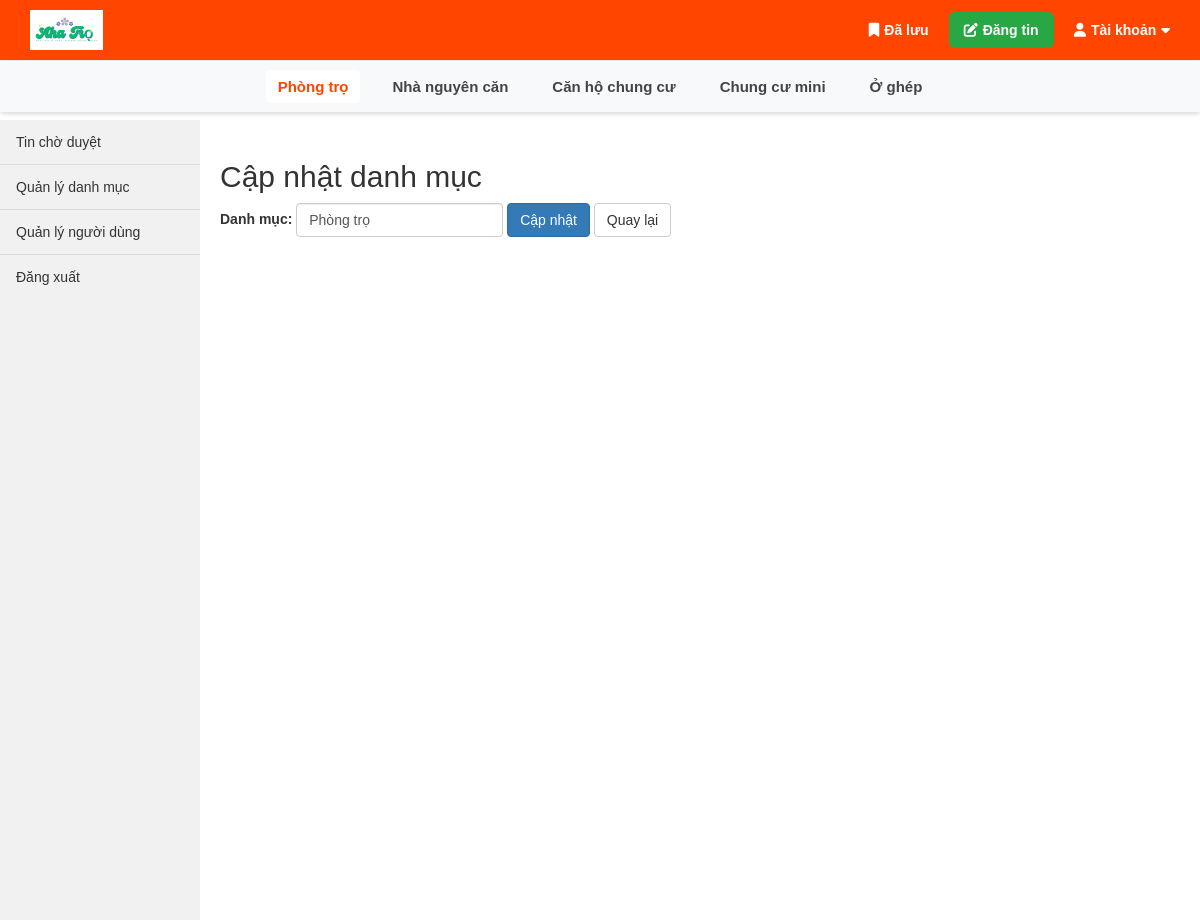
The page /ad_category_edit.php?id=1 on the database its author committed.
### tables this page shows
CREATE TABLE `loai_phong` (
  `idLoaiPhong` int(11) NOT NULL,
  `loaiPhong` varchar(50) NOT NULL
);

### ad_category_edit.php (the view, shortened to what this page needs)
<?php
include 'config.php';
$id = intval($_GET['id']);
$result = $conn->query("SELECT * FROM loai_phong WHERE idLoaiPhong = $id");
$loai_phong = $result->fetch_assoc();
?>
<!DOCTYPE html>
<html>
<head>
    <link rel="stylesheet" href="https://maxcdn.bootstrapcdn.com/bootstrap/3.4.0/css/bootstrap.min.css">
</head>
<body>
    <?php include('header.php'); ?>
    <div class="main-layout">
        <?php include('siderbar.php'); ?>
        <div class="main-content">
            <h2>Cập nhật danh mục</h2>
            <form method="POST" class="form-inline">
                <div class="form-group">
                    <label>Danh mục:</label>
                    <input type="text" name="loaiPhong" class="form-control"
                        value="<?php echo htmlspecialchars($loai_phong['loaiPhong']); ?>" required>
                </div>
                <button type="submit" name="update" class="btn btn-primary">Cập nhật</button>
                <a href="admin_category.php" class="btn btn-default">Quay lại</a>
            </form>
        </div>
    </div>
</body>
</html>

### header.php (shortened to what this page needs)
<?php
$current_category = isset($_GET['id']) ? $_GET['id'] : null;
?>
<!DOCTYPE html>
<html lang="vi">
<head>
    <link rel="stylesheet" href="css/style.css">
    <link rel="stylesheet" href="https://cdnjs.cloudflare.com/ajax/libs/font-awesome/6.5.0/css/all.min.css">
</head>
<body>
    <div class="header">
        <div class="top-bar">
            <div class="top-left">
                <a href="index.php">
                    <img src="img/logo2.PNG" alt="Logo" height="40">
                </a>
            </div>
            <div class="top-right">
                <div class="top-right-items">
                    <a href="saved_posts.php" class="top-link">
                        <i class="fa-solid fa-bookmark"></i> Đã lưu
                    </a>
                    <?php
                    if (!isset($_SESSION['user_id']) || $_SESSION['user_role'] == 'user') {
                        ?> <a href="post.php" class="post-button">
                            <i class="fa-solid fa-pen-to-square"></i> Đăng tin
                        </a>
                        <?php
                    }
                    ?>
                    <div class="hdropdown">
                        <?php if (isset($_SESSION['user_name'])): ?>
                            <div class="hdropdown-toggle">
                                <i class="fa-solid fa-user"></i> <?php echo htmlspecialchars($_SESSION['user_name']); ?>
                                <i class="fa-solid fa-caret-down"></i>
                            </div>
                            <div class="hdropdown-menu">
                                <a href="c_pass.php"><i class="fa-solid fa-right-from-bracket"></i> Đổi mật khẩu</a>
                                <a href="logout.php"><i class="fa-solid fa-right-from-bracket"></i> Đăng xuất</a>
                            </div>
                        <?php else: ?>
                            <div class="hdropdown-toggle">
                                <i class="fa-solid fa-user"></i> Tài khoản <i class="fa-solid fa-caret-down"></i>
                            </div>
                        <?php endif; ?>
                    </div>
                </div>
            </div>
        </div>
        <div class="category-bar">
            <?php
            include 'config.php';
            $sql = "SELECT * FROM loai_phong";
            $result = mysqli_query($conn, $sql);
            if ($result && mysqli_num_rows($result) > 0) {
                echo '<ul class="category-menu">';
                while ($row = mysqli_fetch_assoc($result)) {
                    $id = $row['idLoaiPhong'];
                    $ten = $row['loaiPhong'];
                    $is_active = ($current_category == $id) ? 'active' : '';
                    echo '<li><a href="./category.php?id=' . $id . '" class="' . $is_active . '">' . htmlspecialchars($ten) . '</a></li>';
                }
                echo '</ul>';
            } else {
                echo '<div class="no-category">Không có loại phòng nào.</div>';
            }
            ?>
        </div>
    </div>
</body>
</html>

### css/style.css (style rules this page uses)
body { font-family: Arial, sans-serif; }
.header { position: fixed; top: 0; left: 0; width: 100%; z-index: 999; background-color: white; box-shadow: 0 2px 5px rgba(0, 0, 0, 0.1); }
.top-bar { display: flex; justify-content: space-between; align-items: center; padding: 10px 30px; background-color: orangered; color: white; }
.top-left { display: flex; align-items: center; }
.top-right { display: flex; align-items: center; }
.top-right-items { display: flex; align-items: center; gap: 20px; }
.top-link { color: white; text-decoration: none; font-weight: bold; display: flex; align-items: center; gap: 5px; transition: all 0.2s; }
.post-button { padding: 8px 15px; background-color: #28a745; color: white; border-radius: 6px; text-decoration: none; font-weight: bold; display: flex; align-items: center; gap: 5px; transition: all 0.2s; }
.hdropdown { position: relative; cursor: pointer; }
.hdropdown-toggle { font-weight: bold; color: white; display: flex; align-items: center; gap: 5px; padding: 5px 0; }
.category-bar { background-color: #f8f9fa; padding: 10px 0; box-shadow: 0 2px 4px rgba(0, 0, 0, 0.05); border-top: 1px solid #eee; }
.category-menu { display: flex; justify-content: center; gap: 20px; padding: 0; margin: 0; list-style: none; flex-wrap: wrap; }
.category-menu li { padding: 5px 0; }
.category-menu a { text-decoration: none; color: #444; font-weight: bold; font-size: 15px; padding: 8px 12px; border-radius: 4px; transition: all 0.2s; position: relative; }
.category-menu a.active { color: orangered; background-color: white; }
.main-layout { display: flex; margin-top: 120px; }
.main-content { flex: 1; padding: 20px; }

### rows shown on the page
loai_phong: loaiPhong "Phòng trọ"
loai_phong: loaiPhong "Nhà nguyên căn"
loai_phong: loaiPhong "Căn hộ chung cư"
loai_phong: loaiPhong "Chung cư mini"
loai_phong: loaiPhong "Ở ghép"
